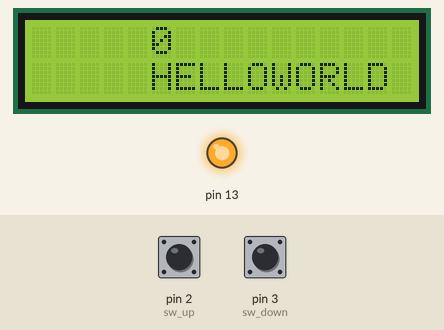
Simulated run of this sketch. Board: Arduino Uno, built with avr-gcc and run on an emulated ATmega328P. On the bench: 16×2 character LCD, output pins drawn as LEDs (lit = HIGH). The inputs (shaded band) are chosen by the test bench; at power-on: pin 3 (sw_down) HIGH, pin 2 (sw_up) HIGH. What the sketch prints to the serial monitor is not drawn.

Above: at 1.2 s.
1.3 s: pin 3 (sw_down) pulled LOW for 0.15 s
At 2.5 s:
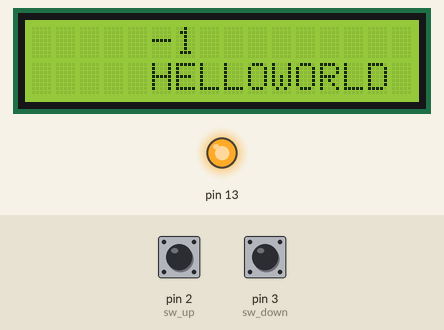
2.9 s: pin 2 (sw_up) pulled LOW for 0.15 s
At 4.0 s:
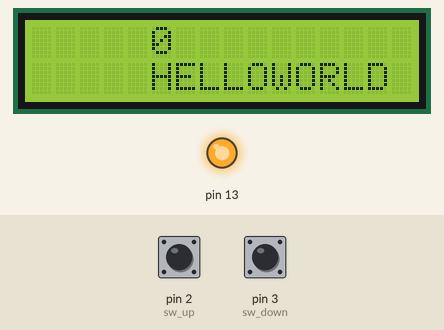
6.0 s: pin 2 (sw_up) pulled LOW for 1 s
At 7.0 s:
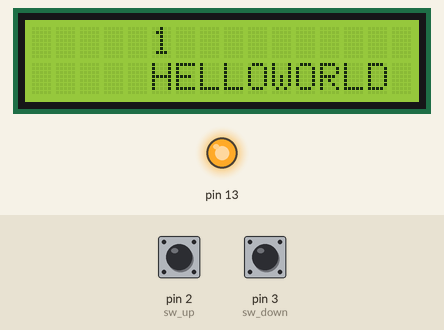
8.5 s: pin 3 (sw_down) pulled LOW for 1 s
At 9.5 s:
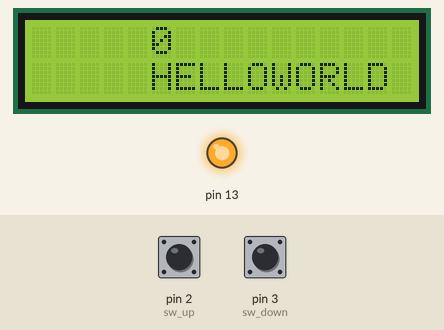
12.5 s: pin 3 (sw_down) pulled LOW for 3.2 s
At 13.1 s:
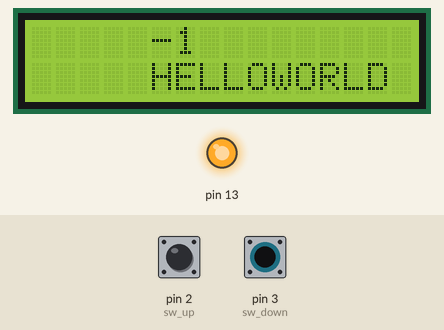
17.2 s: pin 2 (sw_up) pulled LOW for 0.15 s
At 17.5 s:
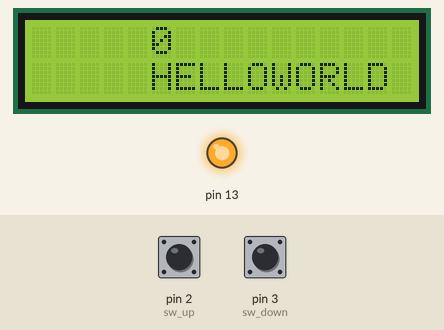
Timing chart, 0 to 20.2 s (numbered marks = the images above; inputs shaded):
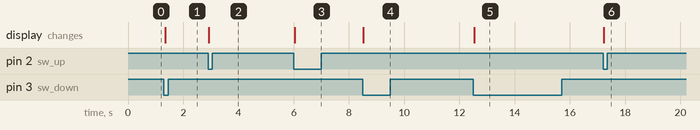

Measured:
- after the input at 1.3 s, the display: changes after 0.05 s (image 1)
- after the input at 2.9 s, the display: changes at once (image 2)
- after the input at 6.0 s, the display: changes at once (image 3)
- after the input at 8.5 s, the display: changes at once (image 4)
- after the input at 12.5 s, the display: changes at once (image 5)
- after the input at 17.2 s, the display: changes at once (image 6)

The sketch:

Lab2.ino
```cpp
#include <Wire.h> // I2C程式庫
#include <LiquidCrystal_I2C.h> // LCD_I2C模組程式庫

LiquidCrystal_I2C lcd(0x27, 16, 2);// LCD I2C位址，默認為0x27或0x3F，依據背板的晶片不同而有差異，16、2為LCD顯示器大小。
const int sw_up = 2;    //按鈕1
const int sw_down = 3;    //按鈕2
int count = 0;
bool upOldState = 0;
bool downOldState = 0;
void setup() {
  Serial.begin(115200);
  lcd.init();
  lcd.backlight();
  pinMode(13, OUTPUT);
  digitalWrite(13, HIGH);//為了下拉電阻設置5v
  pinMode(sw_up, INPUT_PULLUP);  //內建上拉電阻
  pinMode(sw_down,INPUT_PULLUP);

}
void loop() {
  bool swstate_up = digitalRead(sw_up);
  bool swstate_down = digitalRead(sw_down);
  Serial.print("Sw_up");
  Serial.println(swstate_down);
  if(swstate_up==LOW && upOldState!= swstate_up){
    count++;
  }
  else if(swstate_down==LOW &&downOldState != swstate_down){
    count--;
  }

  if(upOldState != swstate_up)
    upOldState = swstate_up;

   if(downOldState != swstate_down)
      downOldState = swstate_down;

  lcd.setCursor(5,0);//5是空五格，0是第一行
  if(count == 0){
    lcd.clear();
    lcd.setCursor(5,0);
    lcd.print(0);
    }
    else
      lcd.print(count);
  lcd.setCursor(5,1);
  lcd.print("HELLOWORLD");
}
```
